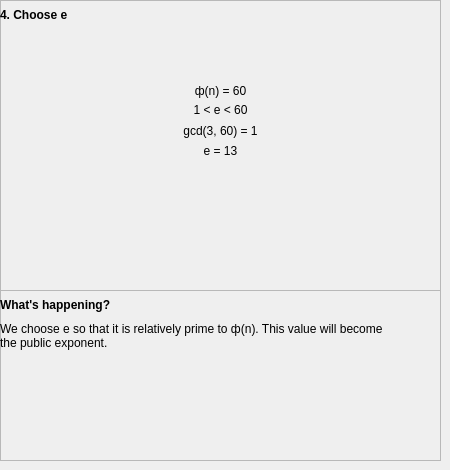
        <widget class="QWidget" name="pg_ersapg4">
         <widget class="QFrame" name="fr_ersawh4">
          <property name="geometry">
           <rect>
            <x>0</x>
            <y>290</y>
            <width>441</width>
            <height>171</height>
           </rect>
          </property>
          <property name="frameShape">
           <enum>QFrame::StyledPanel</enum>
          </property>
          <property name="frameShadow">
           <enum>QFrame::Raised</enum>
          </property>
          <widget class="QLabel" name="lbl_ersawh4_ex">
           <property name="geometry">
            <rect>
             <x>0</x>
             <y>30</y>
             <width>441</width>
             <height>31</height>
            </rect>
           </property>
           <property name="text">
            <string>We choose e so that it is relatively prime to ф(n). This value will become 
the public exponent.</string>
           </property>
          </widget>
          <widget class="QLabel" name="lbl_ersawh4_wh">
           <property name="geometry">
            <rect>
             <x>0</x>
             <y>0</y>
             <width>211</width>
             <height>31</height>
            </rect>
           </property>
           <property name="text">
            <string>&lt;html&gt;&lt;head/&gt;&lt;body&gt;&lt;p&gt;&lt;span style=&quot; font-size:9pt; font-weight:600;&quot;&gt;What's happening?&lt;/span&gt;&lt;/p&gt;&lt;/body&gt;&lt;/html&gt;</string>
           </property>
           <property name="alignment">
            <set>Qt::AlignLeading|Qt::AlignLeft|Qt::AlignVCenter</set>
           </property>
          </widget>
         </widget>
         <widget class="QFrame" name="fr_ersamn4">
          <property name="geometry">
           <rect>
            <x>0</x>
            <y>0</y>
            <width>441</width>
            <height>291</height>
           </rect>
          </property>
          <property name="frameShape">
           <enum>QFrame::StyledPanel</enum>
          </property>
          <property name="frameShadow">
           <enum>QFrame::Raised</enum>
          </property>
          <widget class="QLabel" name="lbl_ersamn4_fen">
           <property name="geometry">
            <rect>
             <x>0</x>
             <y>80</y>
             <width>441</width>
             <height>21</height>
            </rect>
           </property>
           <property name="text">
            <string>ф(n) = 60</string>
           </property>
           <property name="alignment">
            <set>Qt::AlignCenter</set>
           </property>
          </widget>
          <widget class="QLabel" name="lbl_ersamn4_ce">
           <property name="geometry">
            <rect>
             <x>0</x>
             <y>0</y>
             <width>221</width>
             <height>31</height>
            </rect>
           </property>
           <property name="text">
            <string>&lt;html&gt;&lt;head/&gt;&lt;body&gt;&lt;p&gt;&lt;span style=&quot; font-size:9pt; font-weight:600;&quot;&gt;4. Choose e&lt;/span&gt;&lt;/p&gt;&lt;/body&gt;&lt;/html&gt;</string>
           </property>
           <property name="alignment">
            <set>Qt::AlignLeading|Qt::AlignLeft|Qt::AlignVCenter</set>
           </property>
          </widget>
          <widget class="QLabel" name="lbl_ersamn4_e">
           <property name="geometry">
            <rect>
             <x>0</x>
             <y>140</y>
             <width>441</width>
             <height>21</height>
            </rect>
           </property>
           <property name="text">
            <string>e = 13</string>
           </property>
           <property name="alignment">
            <set>Qt::AlignCenter</set>
           </property>
          </widget>
          <widget class="QLabel" name="lbl_ersamn4_gcd">
           <property name="geometry">
            <rect>
             <x>0</x>
             <y>120</y>
             <width>441</width>
             <height>21</height>
            </rect>
           </property>
           <property name="text">
            <string>gcd(3, 60) = 1</string>
           </property>
           <property name="alignment">
            <set>Qt::AlignCenter</set>
           </property>
          </widget>
          <widget class="QLabel" name="lbl_ersamn4_ine">
           <property name="geometry">
            <rect>
             <x>0</x>
             <y>100</y>
             <width>441</width>
             <height>21</height>
            </rect>
           </property>
           <property name="text">
            <string>1 &lt; e &lt; 60</string>
           </property>
           <property name="alignment">
            <set>Qt::AlignCenter</set>
           </property>
          </widget>
         </widget>
        </widget>
